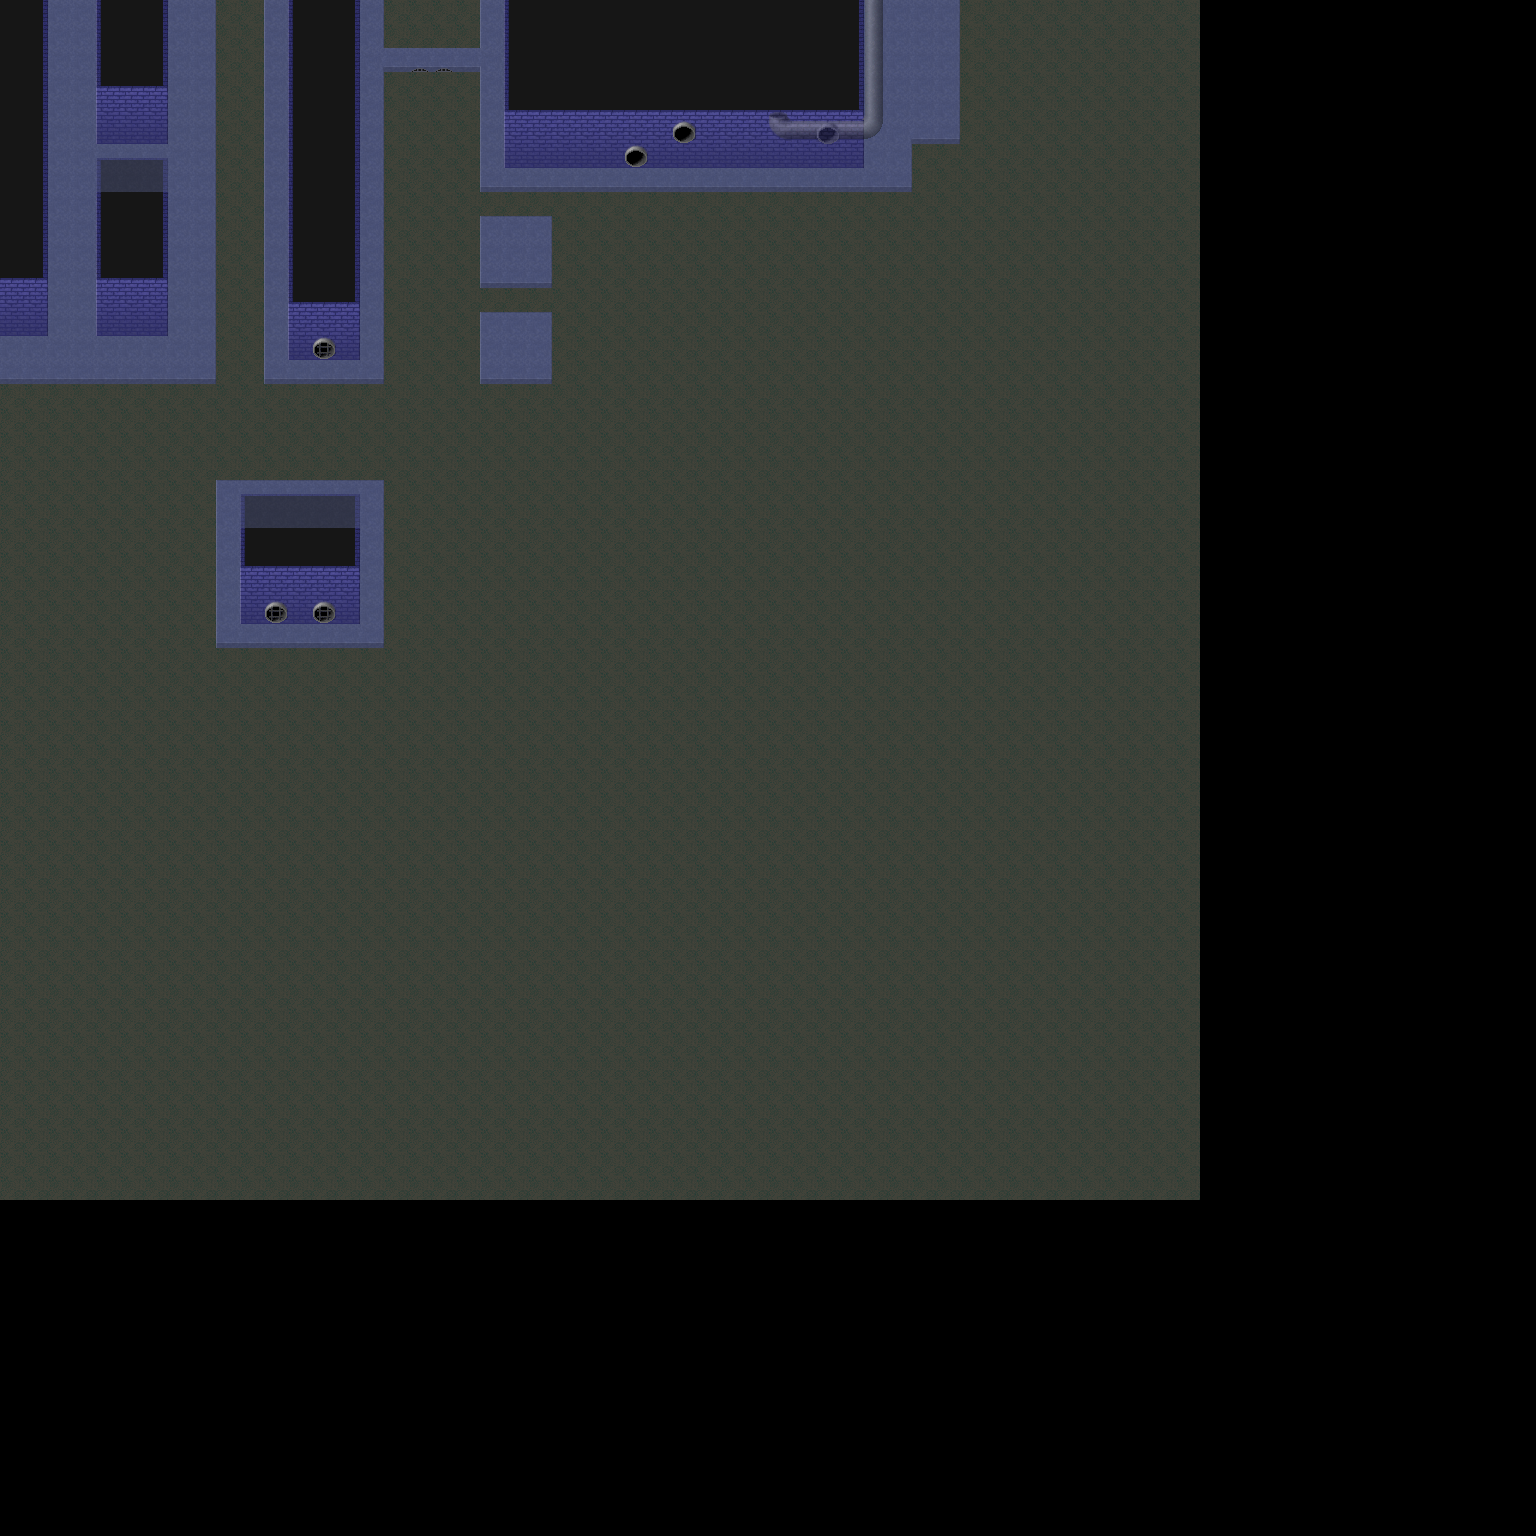

A level layout from a 2D game, rendered from its tile map. Below: a short description, then the map file with tile-grid data replaced by summaries:
An orthogonal 64x64 tile map with 24x24 px tiles, 2 tile layers (Bottom, Top) and 3 objects (type1, type2, no name).

<map version="1.0" tiledversion="1.1.2" orientation="orthogonal" renderorder="right-down" width="64" height="64" tilewidth="24" tileheight="24" infinite="0" nextobjectid="4">
 <tileset firstgid="1" name="sewer_tileset" tilewidth="24" tileheight="24" tilecount="72" columns="8">
  <image source="sewer_tileset.png" trans="ff00ff" width="192" height="217" />
 </tileset>
 <layer name="Bottom" width="64" height="64">
  <data>[4096 cells, 2500 non-empty, 28 distinct tile ids]</data>
 </layer>
 <layer name="Top" width="64" height="64" opacity="0.49">
  <data>[4096 cells, 30 non-empty, 15 distinct tile ids]</data>
 </layer>
 <objectgroup name="Collidables">
  <object id="1" name="name1" type="type1" x="96" y="0" width="72" height="336" />
  <object id="2" name="name2" type="type2" x="504" y="0" width="360" height="168" />
 </objectgroup>
 <objectgroup name="Group2">
  <object id="3" name="no name" x="240" y="504" width="120" height="120" />
 </objectgroup>
</map>
